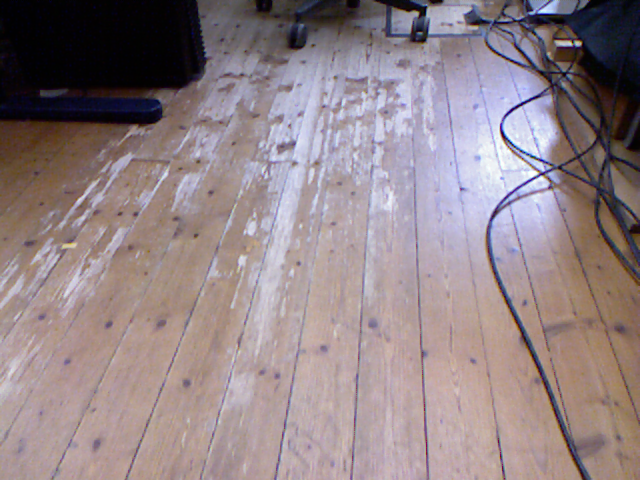
//> input picture data/1.png, 640 x 480 px
$ ./test_fundamental ../../../data/1.png ../../../data/2.png   (built with g++ and OpenCV 4)
//> lines starting //> are read from the running program, lines starting //| are printed output that depends on the picture
### module/epipolar_geometry/include/fundamental.hpp
#ifndef _FUNDAMENTAL_HPP_
#define _FUNDAMENTAL_HPP_

#include <vector>
#include <opencv2/core/core.hpp>

namespace vk{

enum FundamentalType {
    FM_7POINT = 1,
    FM_8POINT = 2,
};

cv::Mat findFundamentalMat(const std::vector<cv::Point2f>& pts_prev, const std::vector<cv::Point2f>& pts_next, FundamentalType type=FM_8POINT);

class Fundamental
{
public:
    Fundamental(const std::vector<cv::Point2f>& pts_prev, const std::vector<cv::Point2f>& pts_next, FundamentalType type);
    ~Fundamental();

    void Normalize(const std::vector<cv::Point2f>& points, std::vector<cv::Point2f>& points_norm, cv::Mat& T);
    cv::Mat slove();
    cv::Mat run8points();

private:
    const FundamentalType run_type;
    std::vector<cv::Point2f> pts_prev_norm_;
    std::vector<cv::Point2f> pts_next_norm_;
    cv::Mat T1_, T2_;
};


}//! vk

#endif

### module/epipolar_geometry/test/test_fundamental.cpp
#include <iostream>
#include <vector>
#include <cstdlib>
#include <opencv2/highgui.hpp>
#include <opencv2/imgproc.hpp>
#include <opencv2/calib3d.hpp>
#ifdef USE_XFEATURES2D
#include <opencv2/xfeatures2d.hpp>
#else
#include <opencv2/features2d/features2d.hpp>
#endif

#include "fundamental.hpp"

void getGoodMatches(const cv::Mat& src, const cv::Mat& dest, std::vector<cv::KeyPoint>& kps0, std::vector<cv::KeyPoint>& kps1,
    std::vector<cv::DMatch>& matches);
int drawEpipolarLines(const cv::Mat& img_prev, const cv::Mat& img_next, cv::Mat& img_epipolar, const cv::Mat& fundamental,
    const std::vector<cv::Point2f>& pts_prev, const std::vector<cv::Point2f>& pts_next, double& error);

int main(int argc, char const *argv[])
{
    if(argc != 3)
    {
        std::cout << "Usage: ./test_fundamental first_image second_image" << std::endl;
        return -1;
    }

    cv::Mat image0 = cv::imread(argv[1]);
//> image0 is the input picture: 480 rows x 640 cols, CV_8UC3; mean B, G, R 134.6, 130.9, 145.6
    cv::Mat image1 = cv::imread(argv[2]);
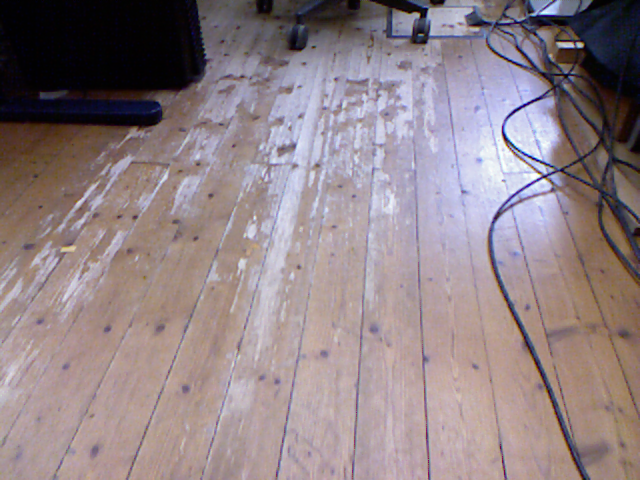
//> input picture data/2.png, 640 x 480 px
//> image1 is the input picture: 480 rows x 640 cols, CV_8UC3; mean B, G, R 134.3, 130.1, 144.4

    if(image0.empty() || image1.empty())
    {
        std::cout << "Error in open image: " << argv[1] << " " << argv[2] << std:: endl;
        return -1;
    }

    cv::Mat gray0, gray1;
    cvtColor(image0, gray0, cv::COLOR_RGB2GRAY);
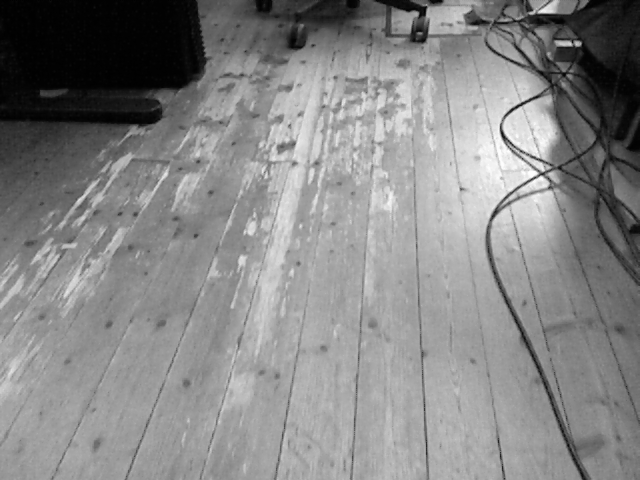
//> gray0: 480 rows x 640 cols, CV_8UC1; min 1, max 254, mean 133.7
    cvtColor(image1, gray1, cv::COLOR_RGB2GRAY);
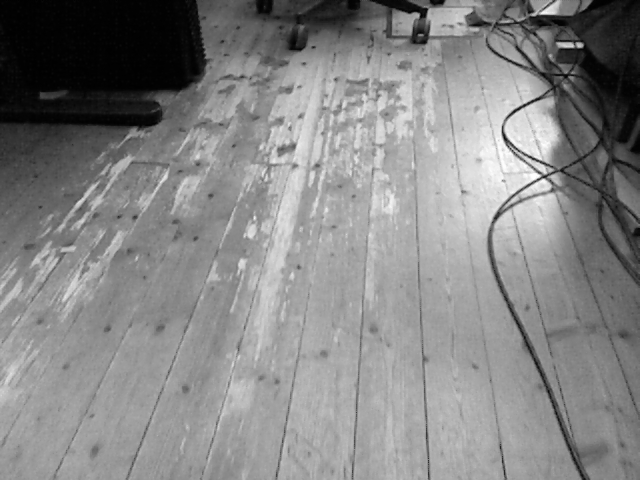
//> gray1: 480 rows x 640 cols, CV_8UC1; min 1, max 254, mean 133

    std::vector<cv::KeyPoint> keypoints0, keypoints1;
    std::vector<cv::DMatch> matches;
    getGoodMatches(gray0, gray1, keypoints0, keypoints1, matches);
//> in getGoodMatches, `detector->detectAndCompute(src, cv::Mat(), kps0, descriptors0);`: kps0 = 1000 keypoints; strongest (x, y, size): (540, 174, 37.2), (537, 173, 31), (541, 174, 31), (535, 173, 37.2)
//> in getGoodMatches, `detector->detectAndCompute(dest, cv::Mat(), kps1, descriptors1);`: kps1 = 1000 keypoints; strongest (x, y, size): (539, 175, 31), (538, 175, 37.2), (542, 176, 37.2), (536, 176, 44.6)
//> in getGoodMatches, `matcher.match(descriptors0, descriptors1, temp_matches);`: temp_matches = 1000 matches
//> the loop in getGoodMatches, `for (int i = 0; i < descriptors0.rows; i++)` made 1000 passes
//> after the loop in getGoodMatches, `for (int i = 0; i < descriptors0.rows; i++)`: min_dist = 2; max_dist = 88
//| -- Max dist :88-- Min dist :2
//> after the loop in getGoodMatches, `for (int i = 0; i < descriptors0.rows; i++)`: matches = 49 matches
//> keypoints0 has the same summary as kps0 in getGoodMatches; keypoints1 has the same summary as kps1 in getGoodMatches; matches = 49 matches

    if(matches.size() < 8)
    {
        std::cout << "No enough match points! Please adjust the parameters in keypoint matching or change the input images" << std::endl;
        return -1;
    }

    //! Estimation of fundamental matrix using the 8POINT algorithm
    int point_count = matches.size();
//> point_count = 49
    std::vector<cv::Point2f> points0(point_count);
    std::vector<cv::KeyPoint> good_keypoints0, good_keypoints1;
    std::vector<cv::Point2f> points1(point_count);
    for (int i = 0; i < point_count; i++)
    {
        good_keypoints0.push_back(keypoints0[matches[i].queryIdx]);
        good_keypoints1.push_back(keypoints1[matches[i].trainIdx]);
        points0[i] = keypoints0[matches[i].queryIdx].pt;
        points1[i] = keypoints1[matches[i].trainIdx].pt;
    }
//> this loop made 49 passes

    //! by OpenCV
    double cv_start_time = (double)cv::getTickCount();
    cv::Mat cv_F = findFundamentalMat(points0, points1, cv::FM_RANSAC, 3, 0.99);
//> cv_F = [[3.67e-06, -0.000298, -0.00316], [0.000301, 1.37e-08, -0.162], [-0.000668, 0.162, 1]]
    double cv_time = ((double)cv::getTickCount() - cv_start_time) / cv::getTickFrequency();
    if (cv_F.empty())
    {
        std::cout << "Error in finding fundamental matrix by openCV!" << std::endl;
        return -1;
    }
    else
    {
        std::cout << "Fund fundamental matrix:\n" << cv_F << std::endl;
//| Fund fundamental matrix:
//| [3.666343542964518e-06, -0.0002983018820113911, -0.003158313699884883;
//|  0.0003008318332932173, 1.36766913375645e-08, -0.1622925137966135;
//|  -0.0006678418044368032, 0.1616639399028026, 1]
    }

    //! by vk
    double vk_start_time = (double)cv::getTickCount();
//> (the run ends here: the program needs code that is not available in this run, at `cv::Mat vk_F = vk::findFundamentalMat(points0, points1, vk::FM_RANSAC,..`)
